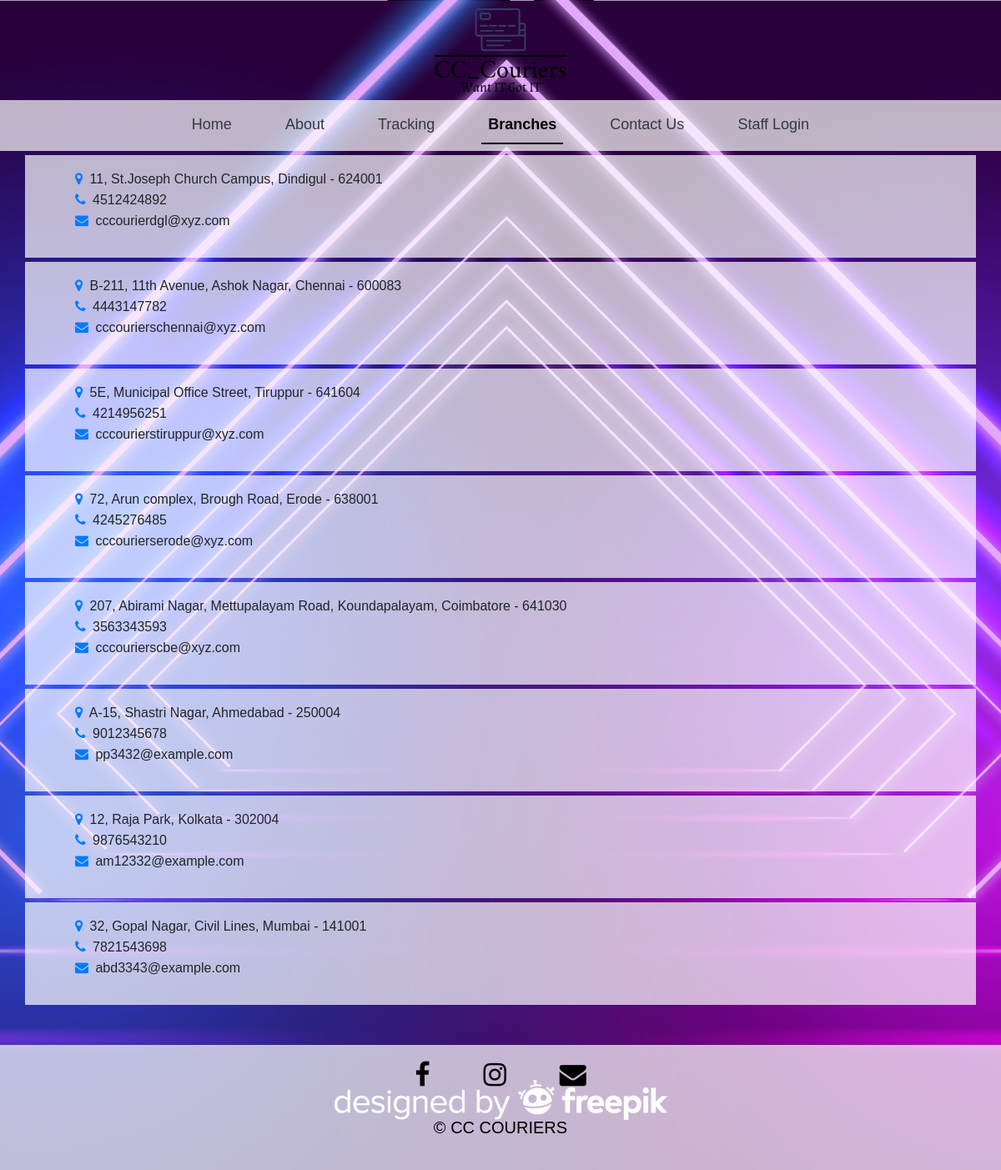
/branches.php, run on the app's committed database.
### tables this page shows
CREATE TABLE `branches` (
  `Branch_id` int(11) NOT NULL,
  `Address` varchar(100) NOT NULL,
  `Contact` bigint(20) NOT NULL,
  `Email` varchar(40) NOT NULL,
  `Manager_id` varchar(30) NOT NULL
);

### branches.php (the view, shortened to what this page needs)
<?php
    include("db_connect.php");
    $sql = "SELECT * FROM branches";
    $result = mysqli_query($conn, $sql);
    $branches = mysqli_fetch_all($result, MYSQLI_ASSOC);
?>
<!DOCTYPE html>
<html>
    <head>
        <link rel="stylesheet" href="style/bootstrap.css">
        <link rel="stylesheet" href="style/index_styles.css">
        <link rel="stylesheet" href="https://cdnjs.cloudflare.com/ajax/libs/font-awesome/4.7.0/css/font-awesome.min.css">
    </head>
    <body style="font-family: Arial, Helvetica, sans-serif;">
        <div ><img src="Image/logo.png" id="logo" style="height: 100px !important;  margin-top: 10px !important; "  ></div>
        <nav class="navbar navbar-toggleable-md navbar-expand-lg navbar-default navbar-light mb-10" style="background-color: rgba(255, 255, 255, 0.7); margin-top:10px !important;">
            <div class="container">
                <div class="collapse navbar-collapse" id="mainNav">
                    <div class="navbar-nav  " style="margin: 0 auto; font-size: large;">
                        <a class="nav-item nav-link text-dark mr-5 " href="index.php" >Home</a>
                        <a class="nav-item nav-link text-dark mr-5" href="index.php#about">About</a>
                        <a class="nav-item nav-link text-dark mr-5" href="tracking.php">Tracking</a>
                        <a class="nav-item nav-link text-dark mr-5 active" href="#">Branches</a>
                        <a class="nav-item nav-link text-dark mr-5" href="index.php#contact">Contact Us</a>
                        <a class="nav-item nav-link text-dark" href="login.php">Staff Login</a>
                    </div>
                </div>
            </div>
        </nav>
        <div class="container">
            <div class="row">
            <?php foreach($branches as $branch) : ?>
                <div class="p-3 col-12" style="background-color: rgba(255, 255, 255, 0.7); margin-top:5px !important;">
                    <ul style="list-style-type:none;">
                        <li><a href="#" class="fa fa-map-marker m-1" style="pointer-events: none;"></a><?php echo '  '.$branch['Address']; ?></li>
                        <li><a href="#" class="fa fa-phone m-1" style="pointer-events: none;"></a><?php echo '  '.$branch['Contact']; ?></li>
                        <li><a href="#" class="fa fa-envelope m-1" style="pointer-events: none;"></a><?php echo '  '.$branch['Email']; ?></li>
                    </ul>
                </div>
            <?php endforeach; ?>
            </div>
        </div>
        <div class="container-fluid text-center mt-5" style="background-color: rgba(255, 255, 255, 0.7); padding: 20px; position: relative; ">
            <div class="i-bar" style="display: flex; flex-direction: row; flex-wrap: wrap; justify-content:center; margin-bottom: 2em;">
                <a class="fa fa-facebook " href="#" style="border: none; text-decoration: none;  margin: 0em 1em; color:black; font-size: xx-large;"></a>
                <a class="fa fa-instagram" href="#" style="border: none; text-decoration: none;  margin: 0em 1em; color:black; font-size: xx-large;"></a>
                <a class="fa fa-envelope " href="#" style="border: none; text-decoration: none;  margin: 0em 1em; color:black; font-size: xx-large;"></a>
            </div>
            <p class="credit" style="font-size: 20px; font-stretch: 3px; text-align: center; color: black;">© CC COURIERS</p>
        </div>
    </body>
</html>

### index_styles.css (style rules this page uses)
body, html { margin: 0; height: 100%; background-image: url('../Image/bbg2.jpeg'); background-position: center; background-repeat: no-repeat; background-size: cover; overflow-x: hidden; position: relative; z-index: -99; font-family: Arial, Helvetica, sans-serif !important; }
#logo { height: 100px !important; width: auto; margin: 0 auto; display: block; text-align: center; z-index: 9; }
.active { font-weight: bold !important; color: black !important; border-bottom: 2px solid black; }

### data on the page
branches: Address "11, St.Joseph Church Campus, Dindigul - 624001", Contact "4512424892", Email "cccourierdgl@xyz.com"
branches: Address "B-211, 11th Avenue, Ashok Nagar, Chennai - 600083", Contact "4443147782", Email "cccourierschennai@xyz.com"
branches: Address "5E, Municipal Office Street, Tiruppur - 641604", Contact "4214956251", Email "cccourierstiruppur@xyz.com"
branches: Address "72, Arun complex, Brough Road, Erode - 638001", Contact "4245276485", Email "cccourierserode@xyz.com"
branches: Address "207, Abirami Nagar, Mettupalayam Road, Koundapalayam, Coimbatore - 641030", Contact "3563343593", Email "cccourierscbe@xyz.com"
branches: Address "A-15, Shastri Nagar, Ahmedabad - 250004", Contact "9012345678", Email "pp3432@example.com"
branches: Address "12, Raja Park, Kolkata - 302004", Contact "9876543210", Email "am12332@example.com"
branches: Address "32, Gopal Nagar, Civil Lines, Mumbai - 141001", Contact "7821543698", Email "abd3343@example.com"
